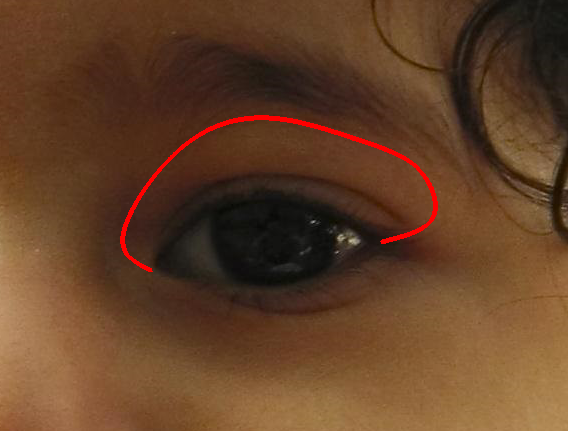
#> input picture eye1feather.bmp, 568 x 431 px
$ python redSense.py
#> lines starting #> are read from the running program, lines starting #| are printed output that depends on the picture; after the words box and inside, x2 and y2 are one past the last pixel; in counts of white or black regions, pixels touching at a corner belong together
import cv2 as cv
import numpy as np
import colorLib as clib

""" This is for making a mask from an image with an area encircled with a red line. """

fname = 'eye1feather.bmp'
maskname = 'eye1featherLine.bmp'
img = cv.imread(fname)
#> img is the input picture: shape (431, 568, 3); mean B, G, R 39.1, 64.4, 99.1
gray = cv.imread(fname, 0)
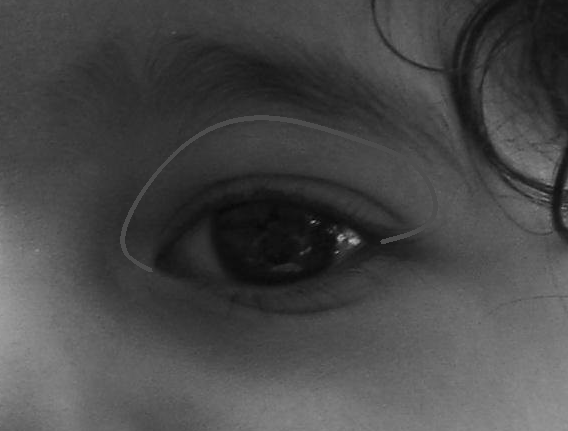
#> gray: shape (431, 568); min 2, max 180, mean 71.9
red = cv.imread(fname)

red = img[:,:] == [0,0,255] # wherever img[:,:,0] is 0 red[:,:,0] is 1, and similar for other seps
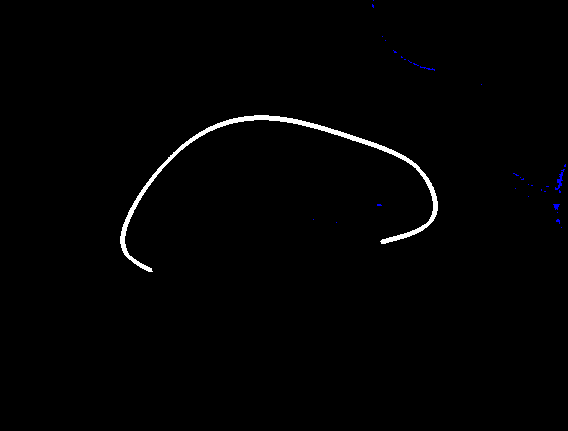
#> red: shape (431, 568, 3) bool; mean B, G, R 0.0105, 0.00968, 0.00968

print ('img', np.shape(img))
#| img (431, 568, 3)
print ('red', np.shape(red))
#| red (431, 568, 3)
print ('gray', np.shape(gray))
#| gray (431, 568)

gray[:,:] = 255 * (red[:,:,0] & red[:,:,1] & red[:,:,2])
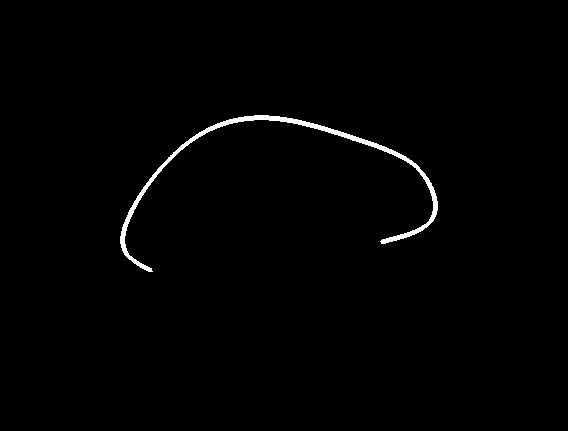
#> gray: shape (431, 568); 0.97% white; 1 white region, box (x1, y1, x2, y2) and area: (120, 115, 438, 272) 2369
cv.imshow('eyelid', gray)
cv.imwrite(maskname, gray)

cv.waitKey(0)
